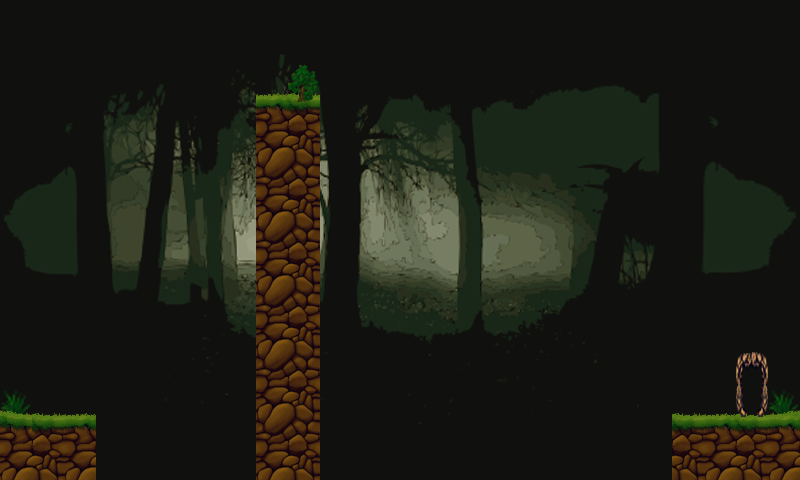

Below is a game level as drawn by its tile map, then a one-line description and the .tmx that defines it (tile-layer data replaced by summaries):
An orthogonal 25x15 tile map with 32x32 px tiles, 4 tile layers (background, background1, background2, top), 3 tilesets and 8 objects (2x ground2, ground1, start, finish, enemy1, ...).

<map version="1.0" orientation="orthogonal" renderorder="right-down" width="25" height="15" tilewidth="32" tileheight="32" nextobjectid="40">
 <properties>
  <property name="mapmeta" value="mapvalue" />
 </properties>
 <tileset firstgid="1" name="Untitled" tilewidth="32" tileheight="32">
  <image source="tiles.png" width="256" height="32" />
 </tileset>
 <tileset firstgid="9" name="forest" tilewidth="32" tileheight="32">
  <image source="forest.png" width="320" height="320" />
 </tileset>
 <tileset firstgid="109" name="Gothic-Forest_Clip_Art" tilewidth="800" tileheight="480">
  <image source="Gothic-Forest_Clip_Art.png" width="800" height="480" />
 </tileset>
 <layer name="background" width="25" height="15">
  <data>[375 cells, 1 non-empty, 1 distinct tile ids]</data>
 </layer>
 <layer name="background1" width="25" height="15">
  <data>[375 cells, 2 non-empty, 1 distinct tile ids]</data>
 </layer>
 <layer name="background2" width="25" height="15">
  <data>[375 cells, 47 non-empty, 10 distinct tile ids]</data>
 </layer>
 <layer name="top" width="25" height="15">
  <data>[375 cells, 5 non-empty, 5 distinct tile ids]</data>
 </layer>
 <objectgroup name="obstacles">
  <properties>
   <property name="objectmeta" value="objectvalue" />
  </properties>
  <object id="6" name="ground2" x="673" y="417" width="136" height="68">
   <properties>
    <property name="name" value="ground2" />
   </properties>
  </object>
  <object id="13" name="ground1" x="-3" y="416" width="100" height="82">
   <properties>
    <property name="name" value="ground2" />
   </properties>
  </object>
  <object id="35" name="ground2" x="255" y="98" width="64" height="391">
   <properties>
    <property name="name" value="ground2" />
   </properties>
  </object>
 </objectgroup>
 <objectgroup name="startFinish">
  <object id="10" name="start" x="35" y="350" width="48" height="64">
   <properties>
    <property name="name" value="start" />
   </properties>
  </object>
  <object id="12" name="finish" x="736" y="353" width="32" height="64">
   <properties>
    <property name="name" value="finish" />
   </properties>
  </object>
 </objectgroup>
 <objectgroup name="enemies">
  <object id="38" name="enemy1" x="373" y="116" width="34" height="31">
   <properties>
    <property name="name" value="enemy1" />
   </properties>
  </object>
 </objectgroup>
 <objectgroup name="shackleables">
  <object id="36" name="shackleable1" x="287" y="66" width="32" height="32">
   <properties>
    <property name="name" value="shackleable1" />
   </properties>
  </object>
 </objectgroup>
 <objectgroup name="platforms">
  <object id="28" name="platform1" x="142" y="379" width="64" height="32">
   <properties>
    <property name="name" value="platform1" />
   </properties>
  </object>
 </objectgroup>
 <objectgroup name="pinecones" />
</map>
